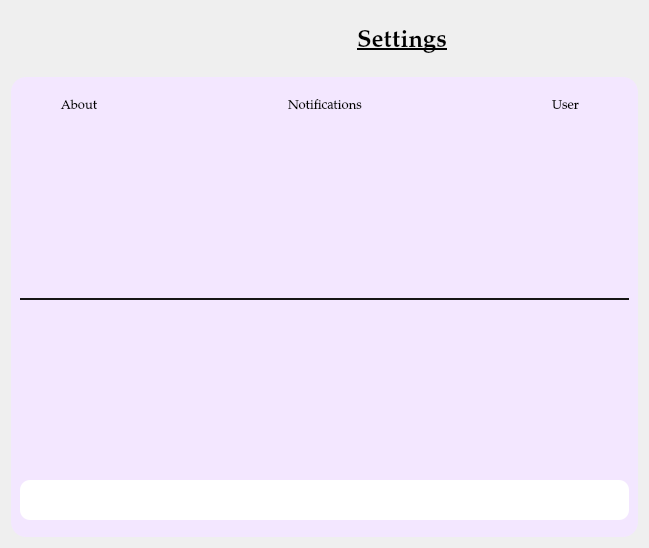
         <widget class="QWidget" name="settings_page">
          <layout class="QGridLayout" name="gridLayout_5">
           <item row="0" column="0">
            <layout class="QVBoxLayout" name="verticalLayout_4">
             <item>
              <layout class="QHBoxLayout" name="horizontalLayout_13">
               <item>
                <widget class="QLabel" name="label_24">
                 <property name="minimumSize">
                  <size>
                   <width>70</width>
                   <height>60</height>
                  </size>
                 </property>
                 <property name="maximumSize">
                  <size>
                   <width>80</width>
                   <height>70</height>
                  </size>
                 </property>
                 <property name="font">
                  <font>
                   <family>Palatino Linotype</family>
                   <pointsize>18</pointsize>
                   <weight>75</weight>
                   <bold>true</bold>
                  </font>
                 </property>
                 <property name="text">
                  <string/>
                 </property>
                 <property name="pixmap">
                  <pixmap resource="resources.qrc">:/images/settings.png</pixmap>
                 </property>
                 <property name="scaledContents">
                  <bool>true</bool>
                 </property>
                </widget>
               </item>
               <item>
                <widget class="QLabel" name="label_25">
                 <property name="maximumSize">
                  <size>
                   <width>150</width>
                   <height>70</height>
                  </size>
                 </property>
                 <property name="font">
                  <font>
                   <family>Palatino Linotype</family>
                   <pointsize>18</pointsize>
                   <weight>75</weight>
                   <bold>true</bold>
                   <underline>true</underline>
                  </font>
                 </property>
                 <property name="text">
                  <string>Settings</string>
                 </property>
                </widget>
               </item>
              </layout>
             </item>
             <item>
              <widget class="QFrame" name="frame_6">
               <property name="minimumSize">
                <size>
                 <width>580</width>
                 <height>460</height>
                </size>
               </property>
               <property name="maximumSize">
                <size>
                 <width>900</width>
                 <height>700</height>
                </size>
               </property>
               <property name="styleSheet">
                <string notr="true">
background-color: rgb(243, 231, 255);
color:black;
border-radius:15px;</string>
               </property>
               <property name="frameShape">
                <enum>QFrame::StyledPanel</enum>
               </property>
               <property name="frameShadow">
                <enum>QFrame::Raised</enum>
               </property>
               <layout class="QGridLayout" name="gridLayout_3">
                <item row="0" column="0">
                 <layout class="QVBoxLayout" name="verticalLayout_3">
                  <property name="spacing">
                   <number>180</number>
                  </property>
                  <item>
                   <layout class="QHBoxLayout" name="horizontalLayout_12">
                    <property name="leftMargin">
                     <number>40</number>
                    </property>
                    <property name="rightMargin">
                     <number>40</number>
                    </property>
                    <item>
                     <widget class="QPushButton" name="pushButton">
                      <property name="maximumSize">
                       <size>
                        <width>170</width>
                        <height>25</height>
                       </size>
                      </property>
                      <property name="font">
                       <font>
                        <family>Palatino Linotype</family>
                        <pointsize>10</pointsize>
                       </font>
                      </property>
                      <property name="styleSheet">
                       <string notr="true">QPushButton{
	padding-right:10px;
}

QPushButton:checked{
	background-color:white;
	color:black;
	border-radius:3px;
}</string>
                      </property>
                      <property name="text">
                       <string>About</string>
                      </property>
                      <property name="checkable">
                       <bool>true</bool>
                      </property>
                     </widget>
                    </item>
                    <item>
                     <widget class="QPushButton" name="pushButton_2">
                      <property name="maximumSize">
                       <size>
                        <width>170</width>
                        <height>25</height>
                       </size>
                      </property>
                      <property name="font">
                       <font>
                        <family>Palatino Linotype</family>
                        <pointsize>10</pointsize>
                       </font>
                      </property>
                      <property name="styleSheet">
                       <string notr="true">QPushButton{
	padding-right:10px;
}

QPushButton:checked{
	background-color:white;
	color:black;
	border-radius:3px;
}</string>
                      </property>
                      <property name="text">
                       <string>Notifications</string>
                      </property>
                      <property name="checkable">
                       <bool>true</bool>
                      </property>
                     </widget>
                    </item>
                    <item>
                     <widget class="QPushButton" name="pushButton_3">
                      <property name="maximumSize">
                       <size>
                        <width>170</width>
                        <height>25</height>
                       </size>
                      </property>
                      <property name="font">
                       <font>
                        <family>Palatino Linotype</family>
                        <pointsize>10</pointsize>
                       </font>
                      </property>
                      <property name="styleSheet">
                       <string notr="true">QPushButton{
	padding-right:10px;
}

QPushButton:checked{
	background-color:white;
	color:black;
	border-radius:3px;
}</string>
                      </property>
                      <property name="text">
                       <string>User</string>
                      </property>
                      <property name="checkable">
                       <bool>true</bool>
                      </property>
                     </widget>
                    </item>
                   </layout>
                  </item>
                  <item>
                   <widget class="Line" name="line">
                    <property name="minimumSize">
                     <size>
                      <width>0</width>
                      <height>2</height>
                     </size>
                    </property>
                    <property name="maximumSize">
                     <size>
                      <width>16777215</width>
                      <height>2</height>
                     </size>
                    </property>
                    <property name="font">
                     <font>
                      <underline>false</underline>
                      <strikeout>false</strikeout>
                     </font>
                    </property>
                    <property name="styleSheet">
                     <string notr="true">background-color: rgb(21, 21, 21);</string>
                    </property>
                    <property name="orientation">
                     <enum>Qt::Horizontal</enum>
                    </property>
                   </widget>
                  </item>
                  <item>
                   <widget class="QLabel" name="label_6">
                    <property name="minimumSize">
                     <size>
                      <width>0</width>
                      <height>40</height>
                     </size>
                    </property>
                    <property name="maximumSize">
                     <size>
                      <width>16777215</width>
                      <height>40</height>
                     </size>
                    </property>
                    <property name="font">
                     <font>
                      <family>Palatino Linotype</family>
                      <pointsize>10</pointsize>
                     </font>
                    </property>
                    <property name="layoutDirection">
                     <enum>Qt::LeftToRight</enum>
                    </property>
                    <property name="styleSheet">
                     <string notr="true">background-color: rgb(255, 255, 255);
color:black;
border-radius:10px;</string>
                    </property>
                    <property name="text">
                     <string/>
                    </property>
                    <property name="textFormat">
                     <enum>Qt::AutoText</enum>
                    </property>
                    <property name="margin">
                     <number>0</number>
                    </property>
                   </widget>
                  </item>
                 </layout>
                </item>
               </layout>
              </widget>
             </item>
            </layout>
           </item>
          </layout>
         </widget>
